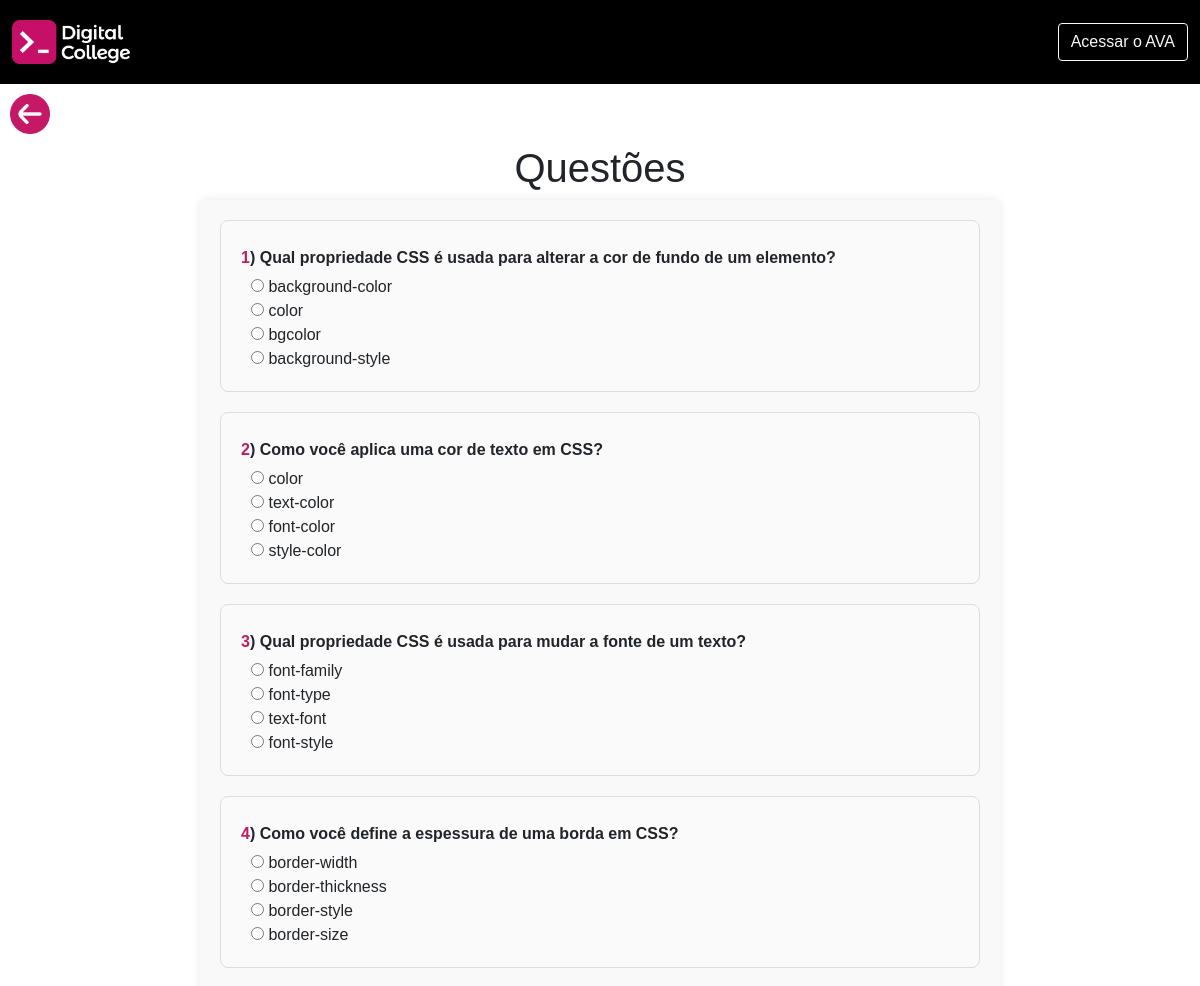
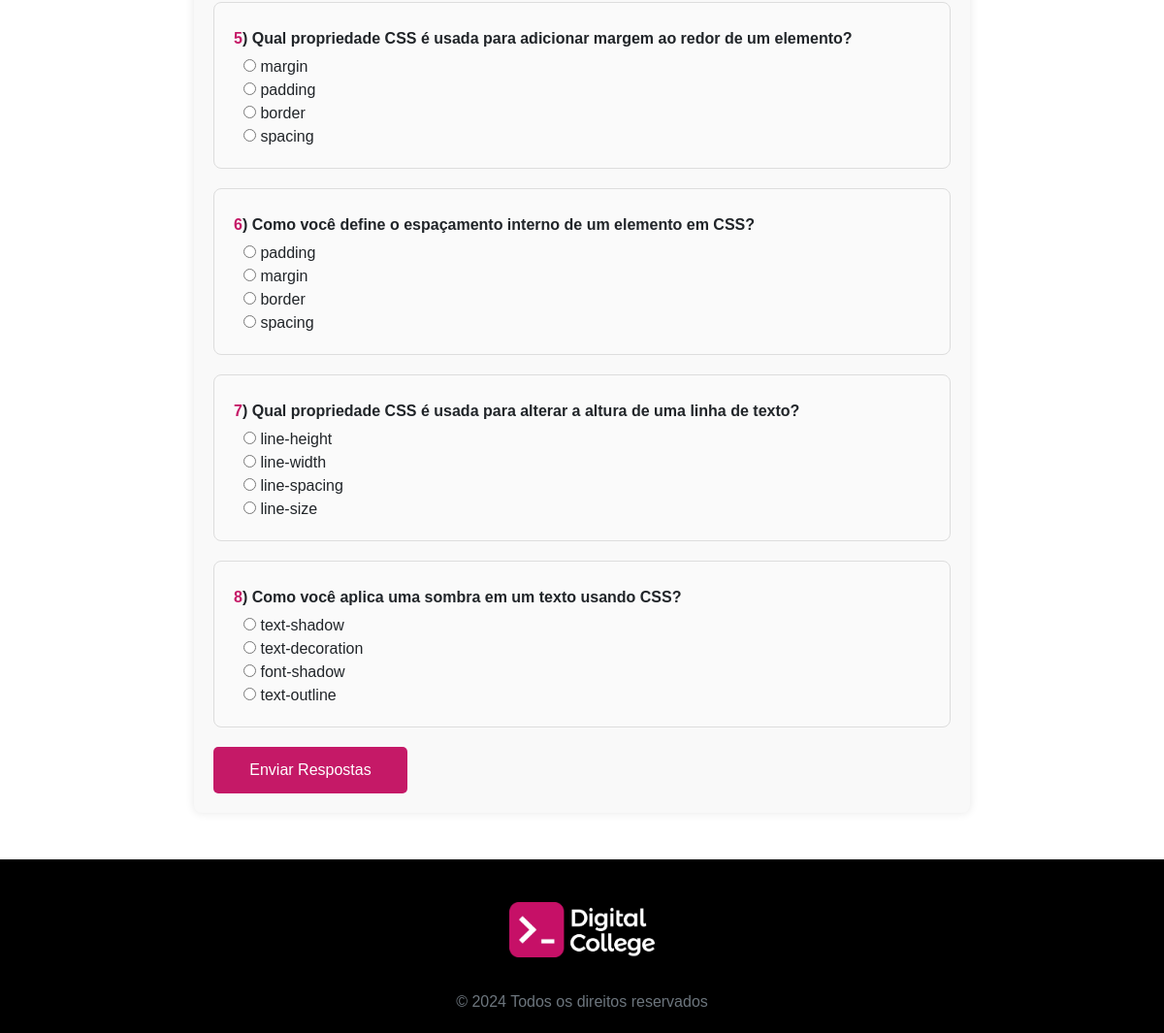
Page /questoesModulo01/unidade05.php on the committed database (2 pictures, top to bottom).
### tables this page shows
CREATE TABLE questoes(
	id INT PRIMARY KEY NOT NULL AUTO_INCREMENT,
    numero INT NOT NULL,
	enunciado VARCHAR(1255) NOT NULL,
	item_a VARCHAR(1255) NOT NULL,
	item_b VARCHAR(1255) NOT NULL,
	item_c VARCHAR(1255) NOT NULL,
	item_d VARCHAR(1255) NOT NULL,
	item_certo CHAR(1),
    unidade INT NOT NULL,
    modulo INT NOT NULL
);

### process/questoes.php (called while the page is built, shortened)
<?php
include_once('conn.php');
include_once('../layouts/headerQ.php');
$respostasCorretas = 0;
$questoesErradas = [];
if ($_SERVER['REQUEST_METHOD'] === 'POST') {
    $respostas = $_POST;
    $totalQuestões = count($respostas);
    foreach ($respostas as $questao_id => $resposta_usuario) {
        if (strpos($questao_id, 'questao_') !== 0) {
            continue;
        }
        $id = substr($questao_id, 8);
        $sql = "SELECT item_certo, numero, item_a, item_b, item_c, item_d, enunciado, unidade FROM questoes WHERE id = ?";
        $stmt = $conn->prepare($sql);
        $stmt->bind_param('i', $id);
        $stmt->execute();
        $result = $stmt->get_result();
        if ($result->num_rows > 0) {
            $questao = $result->fetch_assoc();
            $item_certo = $questao['item_certo'];
            $numero = $questao['numero'];
            $enunciado = $questao['enunciado'];
            $respostas = [
                'A' => $questao['item_a'],
                'B' => $questao['item_b'],
                'C' => $questao['item_c'],
                'D' => $questao['item_d']
            ];
            if ($questao['unidade'] == 1) {
                echo "<a href='../modulo1/HTML/topico032-1.php' class='button-prox-atv'><img src='../assets/img/arrow-circle-left.png (2).png' alt='Próxima Atividade' class='next'></a>";
            }elseif($questao['unidade']==2){
                echo "<a href='../modulo1/HTML/topico032-2.php' class='button-prox-atv'><img src='../assets/img/arrow-circle-left (2).png' alt='Próxima Atividade' class='next'></a>";
            }elseif($questao['unidade']==3){
                echo "<a href='../modulo1/HTML/topico032-3.php' class='button-prox-atv'><img src='../assets/img/arrow-circle-left (2).png' alt='Próxima Atividade' class='next'></a>";
            }elseif($questao['unidade']==4){
                echo "<a href='../modulo1/CSS/topico032-4.php' class='button-prox-atv'><img src='../assets/img/arrow-circle-left (2).png' alt='Próxima Atividade' class='next'></a>";
            }elseif($questao['unidade']==5){
                echo "<a href='../modulo1/HTML/topico033-1.php' class='button-prox-atv'><img src='../assets/img/arrow-circle-left (2).png' alt='Próxima Atividade' class='next'></a>";
            }elseif($questao['unidade']==6){
                echo "<a href='../modulo1/HTML/topico033-2.php' class='button-prox-atv'><img src='../assets/img/arrow-circle-left (2).png' alt='Próxima Atividade' class='next'></a>";
            }elseif($questao['unidade']==7){
                echo "<a href='../modulo1/HTML/topico033-3.php' class='button-prox-atv'><img src='../assets/img/arrow-circle-left (2).png' alt='Próxima Atividade' class='next'></a>";
            }elseif($questao['unidade']==8){
                echo "<a href='../modulo1/HTML/topico033-4.php' class='button-prox-atv'><img src='../assets/img/arrow-circle-left (2).png' alt='Próxima Atividade' class='next'></a>";
            }
            if ($resposta_usuario === $item_certo) {
                $respostasCorretas++;
            } else {
                $questoesErradas[] = [
                    'numero' => $numero,
                    'enunciado' => $enunciado,
                    'resposta_usuario' => $respostas[$resposta_usuario],
                    'item_certo' => $respostas[$item_certo],
                    'resposta_usuario_letra' => array_search($resposta_usuario, $respostas),
                    'item_certo_letra' => array_search($item_certo, $respostas)
                ];
            }
        }
    }
    $nota = $respostasCorretas / $totalQuestões * 10;
    $mensagem = $nota > 7 ? "Parabéns, sua nota foi: " . number_format($nota, 2) : "Revise o conteúdo, sua nota foi: " . number_format($nota, 2);
    $notaClass = $nota > 7 ? 'nota-alta' : 'nota-baixa';
    echo "<div class='resultado $notaClass'>";
    echo "<h2>Resultado do Quiz</h2>";
    echo "<p>$mensagem</p>";
    echo "<p>Você acertou " . htmlspecialchars($respostasCorretas) . " de " . htmlspecialchars($totalQuestões) . " questões.</p>";
    echo "</div>";
    if (!empty($questoesErradas)) {
        echo "<div class='questoes-erradas'>";
        echo "<h3>Questões que você errou:</h3>";
        echo "<table>";
        echo "<tr><th>Número da Questão</th><th>Enunciado</th><th>Resposta Dada</th><th>Resposta Correta</th></tr>";
        foreach ($questoesErradas as $questaoErrada) {
            echo "<tr>";
            echo "<td>" . htmlspecialchars($questaoErrada['numero']) . "</td>";
            echo "<td>" . htmlspecialchars($questaoErrada['enunciado']) . "</td>";
            echo "<td>" . htmlspecialchars($questaoErrada['resposta_usuario']) . "</td>";
            echo "<td>" . htmlspecialchars($questaoErrada['item_certo']) . "</td>";
            echo "</tr>";
        }
        echo "</table>";
        if ($questao['unidade'] == 1) {
            echo "<a href='../modulo1/HTML/topico032-2.php' class='button-prox-atv'><img src='../assets/img/arrow-circle-right (2).png' alt='Próxima Atividade' class='next'></a>";
        }elseif($questao['unidade']==2){
            echo "<a href='../modulo1/HTML/topico032-3.php' class='button-prox-atv'><img src='../assets/img/arrow-circle-right (2).png' alt='Próxima Atividade' class='next'></a>";
        }elseif($questao['unidade']==3){
            echo "<a href='../modulo1/HTML/topico032-4.php' class='button-prox-atv'><img src='../assets/img/arrow-circle-right (2).png' alt='Próxima Atividade' class='next'></a>";
        }elseif($questao['unidade']==4){
            echo "<a href='../modulo1/CSS/topico033-1.php' class='button-prox-atv'><img src='../assets/img/arrow-circle-right (2).png' alt='Próxima Atividade' class='next'></a>";
        }elseif($questao['unidade']==5){
            echo "<a href='../modulo1/HTML/topico033-2.php' class='button-prox-atv'><img src='../assets/img/arrow-circle-right (2).png' alt='Próxima Atividade' class='next'></a>";
        }elseif($questao['unidade']==6){
            echo "<a href='../modulo1/HTML/topico033-3.php' class='button-prox-atv'><img src='../assets/img/arrow-circle-right (2).png' alt='Próxima Atividade' class='next'></a>";
        }elseif($questao['unidade']==7){
            echo "<a href='../modulo1/HTML/topico033-4.php' class='button-prox-atv'><img src='../assets/img/arrow-circle-right (2).png' alt='Próxima Atividade' class='next'></a>";
        }
        echo "</div>";
    }
} else {
    $questoes_query = "SELECT id, numero, enunciado, item_a, item_b, item_c, item_d, unidade, modulo FROM questoes";
    $result = $conn->query($questoes_query);
    if ($result) {
        $questoes = $result->fetch_all(MYSQLI_ASSOC);
    } else {
        $questoes = [];
    }
}
?>

### questoesModulo01/unidade05.php (the view, shortened to what this page needs)
<?php
    include_once('../process/questoes.php');
?>
<a href="../modulo1/CSS/topico033-1.php" class="button-left"><img src="../assets/img/arrow-circle-left.png" alt="" class="left"></a>
<h1 style="text-align: center;">Questões</h1>
<form id="quizForm" method="post" action="../process/questoes.php">
    <?php foreach ($questoes as $questao): ?>
        <?php if ($questao["modulo"] == 1): ?>
            <?php if ($questao["unidade"] == 5): ?>
            <div class="question">
                <p><strong class="nQuestion"><?php echo $questao['numero'] ?></strong><strong>) </strong><strong><?php echo htmlspecialchars($questao["enunciado"]); ?></strong></p>
                <div class="options">
                    <label><input type="radio" name="questao_<?php echo $questao["id"]; ?>" value="A"> <?php echo htmlspecialchars($questao["item_a"]); ?></label>
                    <br>
                    <label><input type="radio" name="questao_<?php echo $questao["id"]; ?>" value="B"> <?php echo htmlspecialchars($questao["item_b"]); ?></label>
                    <br>
                    <label><input type="radio" name="questao_<?php echo $questao["id"]; ?>" value="C"> <?php echo htmlspecialchars($questao["item_c"]); ?></label>
                    <br>
                    <label><input type="radio" name="questao_<?php echo $questao["id"]; ?>" value="D"> <?php echo htmlspecialchars($questao["item_d"]); ?></label>
                    <br>
                </div>
            </div>
            <?php endif; ?>
        <?php endif; ?>
    <?php endforeach; ?>
    <button type="submit">Enviar Respostas</button>
</form>
<a href="../../questoesModulo01/unidade01.php" class="button-prox"><img src="../../assets/img/arrow-circle-right (1).png" alt="" class="next"></a>
<br><br>
<?php include('../layouts/footerQ.php') ?>

### assets/css/estilo.css (style rules this page uses)
*, *::before, *::after { box-sizing: border-box; margin: 0; padding: 0%; }
:root { --FonteMontserrat: 'Montserrat', sans-serif !important; --CorDC01: #C61067; --CorDC02: #623CEA; --CorDC03: #F9E784; --CorDC04: #02394A; --CorDC05: #0B39B4; --CorPreta: #000000; --CorBranca: #FFF; --CorTopico: var(--CorDC01); --CorSubtopico: var(--CorDC04); --CorApresentacao: #623CEA; --CorImportante: #ff0000; --CorImportanteClaro: #ffe2d7; --CorFiqueAtento: #f1a923; --CorFiqueAtentoClaro: #fdefd4; --CorReflita: #65d1e7; --CorReflitaClaro: #d7f8ff; --CorExemplo: #32e1d9; --CorExemploClaro: #d7ffdd; --CorSaibaMais: #36a5b1; --CorSaibaMaisClaro: #d6fbff; --CorCuriosidade: #435266; --CorCuriosidadeClaro: #d3e5fd; --CorResumo: #c79d60; --CorResumoClaro: #fdecd3; }
* { font-family: var(--FonteMontserrat); font-weight: light; }
#quizForm { width: 80%; max-width: 800px; margin: 0 auto; padding: 20px; background-color: #f9f9f9; border-radius: 8px; box-shadow: 0 0 10px rgba(0, 0, 0, 0.1); }
.question { margin-bottom: 20px; padding: 15px; border: 1px solid #ddd; border-radius: 8px; background-color: #fff; }
.question p { margin: 5px 0; }
.question label { margin-left: 10px; }
button { background-color: #007bff; color: #fff; border: none; padding: 10px 20px; border-radius: 5px; cursor: pointer; font-size: 16px; }
.nQuestion { color: #c51967; }
button { background-color:#c51967; color: #fff; padding: 12px 25px; border-radius: 5px; cursor: pointer; display: block; width: 100%; max-width: 200px; transition: 0.3s; }
.question { margin-bottom: 20px; padding: 20px; border: 1px solid #ddd; border-radius: 8px; background-color: #fafafa; transition: border-color 0.3s ease; }
.button-prox { position: absolute; cursor: pointer; display: block; width: 100px; height: auto; text-decoration: none; transition: 0.3s; right: 0; }
.left { width:40px ; }
.button-left { padding: 10px; cursor: pointer; display: block; width: 100px; height: auto; text-decoration: none; transition: 0.3s; right: 0; }
a { text-decoration: none; color: #c51967; }

### rows in the picture
questoes: numero "1", enunciado "Qual propriedade CSS é usada para alterar a cor de fundo de um elemento?", item_a "background-color", item_b "color", item_c "bgcolor", item_d "background-style"
questoes: numero "2", enunciado "Como você aplica uma cor de texto em CSS?", item_a "color", item_b "text-color", item_c "font-color", item_d "style-color"
questoes: numero "3", enunciado "Qual propriedade CSS é usada para mudar a fonte de um texto?", item_a "font-family", item_b "font-type", item_c "text-font", item_d "font-style"
questoes: numero "4", enunciado "Como você define a espessura de uma borda em CSS?", item_a "border-width", item_b "border-thickness", item_c "border-style", item_d "border-size"
questoes: numero "5", enunciado "Qual propriedade CSS é usada para adicionar margem ao redor de um elemento?", item_a "margin", item_b "padding", item_c "border", item_d "spacing"
questoes: numero "6", enunciado "Como você define o espaçamento interno de um elemento em CSS?", item_a "padding", item_b "margin", item_c "border", item_d "spacing"
questoes: numero "7", enunciado "Qual propriedade CSS é usada para alterar a altura de uma linha de texto?", item_a "line-height", item_b "line-width", item_c "line-spacing", item_d "line-size"
questoes: numero "8", enunciado "Como você aplica uma sombra em um texto usando CSS?", item_a "text-shadow", item_b "text-decoration", item_c "font-shadow", item_d "text-outline"
